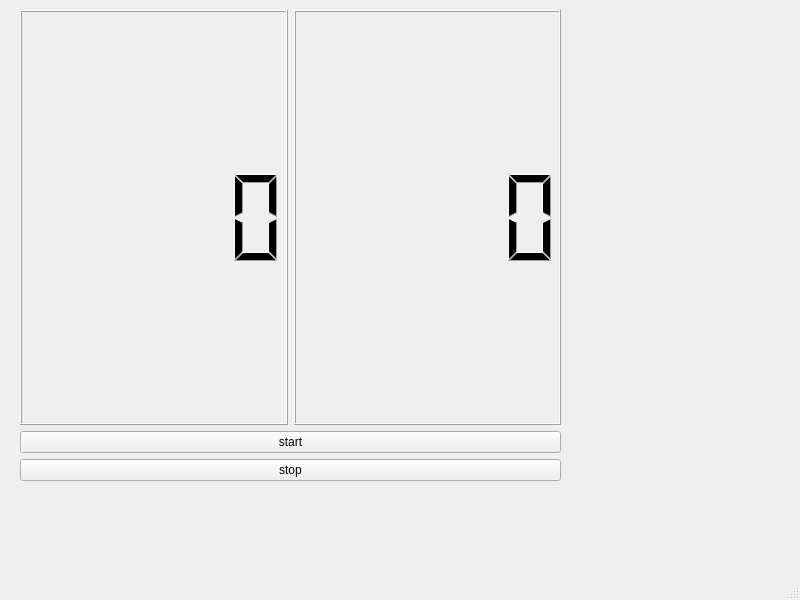
<?xml version="1.0" encoding="UTF-8"?>
<ui version="4.0">
 <class>MainWindow</class>
 <widget class="QMainWindow" name="MainWindow">
  <property name="geometry">
   <rect>
    <x>0</x>
    <y>0</y>
    <width>800</width>
    <height>600</height>
   </rect>
  </property>
  <property name="windowTitle">
   <string>MainWindow</string>
  </property>
  <widget class="QWidget" name="centralwidget">
   <widget class="QWidget" name="gridLayoutWidget">
    <property name="geometry">
     <rect>
      <x>20</x>
      <y>10</y>
      <width>541</width>
      <height>471</height>
     </rect>
    </property>
    <layout class="QGridLayout" name="gridLayout">
     <item row="2" column="1">
      <widget class="QLCDNumber" name="lcdNumber_2"/>
     </item>
     <item row="2" column="0">
      <widget class="QLCDNumber" name="lcdNumber"/>
     </item>
     <item row="6" column="0" colspan="2">
      <widget class="QPushButton" name="stopBtn">
       <property name="text">
        <string>stop</string>
       </property>
      </widget>
     </item>
     <item row="5" column="0" colspan="2">
      <widget class="QPushButton" name="startBtn">
       <property name="text">
        <string>start</string>
       </property>
      </widget>
     </item>
    </layout>
   </widget>
  </widget>
  <widget class="QMenuBar" name="menubar">
   <property name="geometry">
    <rect>
     <x>0</x>
     <y>0</y>
     <width>800</width>
     <height>21</height>
    </rect>
   </property>
  </widget>
  <widget class="QStatusBar" name="statusbar"/>
 </widget>
 <resources/>
 <connections>
  <connection>
   <sender>startBtn</sender>
   <signal>clicked()</signal>
   <receiver>MainWindow</receiver>
   <slot>start()</slot>
   <hints>
    <hint type="sourcelabel">
     <x>307</x>
     <y>461</y>
    </hint>
    <hint type="destinationlabel">
     <x>316</x>
     <y>475</y>
    </hint>
   </hints>
  </connection>
  <connection>
   <sender>stopBtn</sender>
   <signal>clicked()</signal>
   <receiver>MainWindow</receiver>
   <slot>stop()</slot>
   <hints>
    <hint type="sourcelabel">
     <x>395</x>
     <y>494</y>
    </hint>
    <hint type="destinationlabel">
     <x>403</x>
     <y>504</y>
    </hint>
   </hints>
  </connection>
 </connections>
 <slots>
  <slot>start()</slot>
  <slot>stop()</slot>
 </slots>
</ui>
